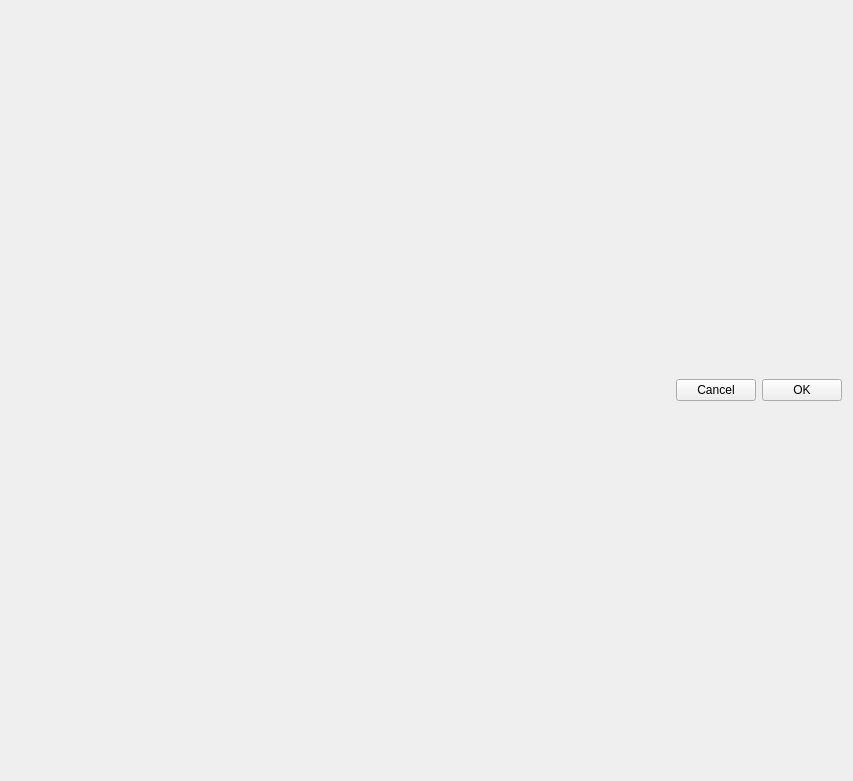
<?xml version="1.0" encoding="UTF-8"?>
<ui version="4.0">
 <class>LargeLoadModelPage</class>
 <widget class="QWidget" name="LargeLoadModelPage">
  <property name="geometry">
   <rect>
    <x>0</x>
    <y>0</y>
    <width>853</width>
    <height>781</height>
   </rect>
  </property>
  <property name="windowTitle">
   <string>Large Load Model Page</string>
  </property>
  <layout class="QVBoxLayout" name="verticalLayout">
   <item>
    <widget class="QFrame" name="frame_buttons">
     <property name="frameShape">
      <enum>QFrame::NoFrame</enum>
     </property>
     <property name="frameShadow">
      <enum>QFrame::Raised</enum>
     </property>
     <layout class="QHBoxLayout" name="horizontalLayout">
      <property name="leftMargin">
       <number>0</number>
      </property>
      <property name="topMargin">
       <number>0</number>
      </property>
      <property name="rightMargin">
       <number>0</number>
      </property>
      <property name="bottomMargin">
       <number>0</number>
      </property>
      <item>
       <spacer name="horizontalSpacer">
        <property name="orientation">
         <enum>Qt::Horizontal</enum>
        </property>
        <property name="sizeHint" stdset="0">
         <size>
          <width>40</width>
          <height>20</height>
         </size>
        </property>
       </spacer>
      </item>
      <item>
       <widget class="QPushButton" name="btn_cancel">
        <property name="text">
         <string>Cancel</string>
        </property>
       </widget>
      </item>
      <item>
       <widget class="QPushButton" name="btn_ok">
        <property name="text">
         <string>OK</string>
        </property>
       </widget>
      </item>
     </layout>
    </widget>
   </item>
  </layout>
 </widget>
 <resources/>
 <connections/>
</ui>
